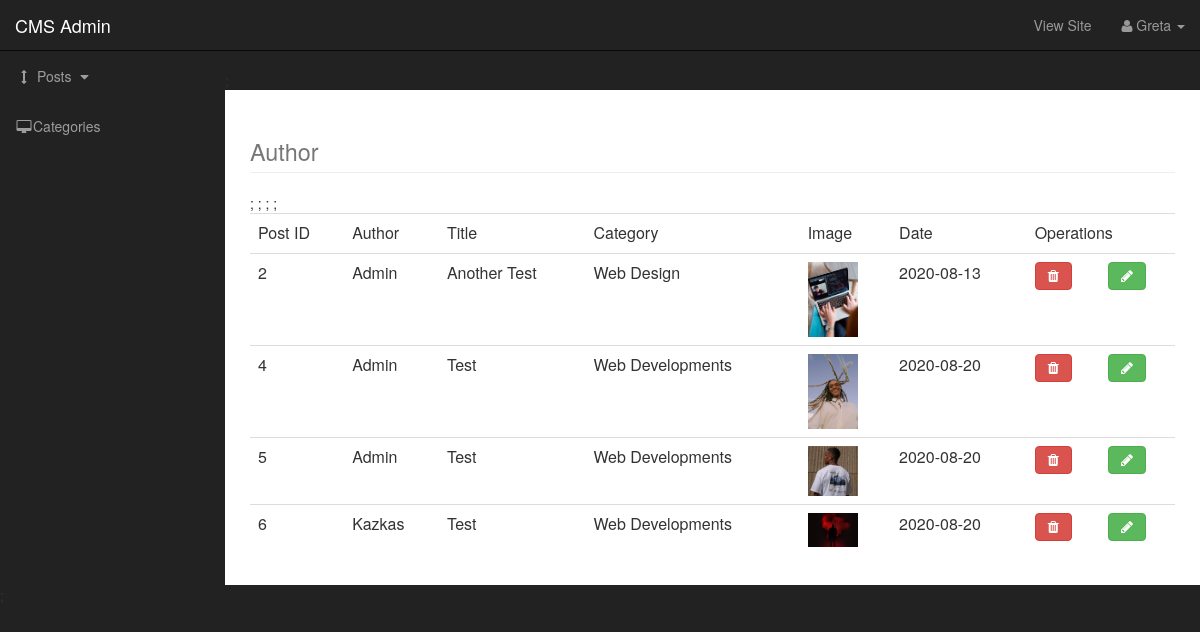
The page /admin/posts.php on the database its author committed.
### tables this page shows
CREATE TABLE `posts` (
  `post_id` int(11) NOT NULL,
  `post_cat_id` int(11) NOT NULL,
  `post_title` varchar(255) NOT NULL,
  `post_author` varchar(255) NOT NULL,
  `post_date` date NOT NULL,
  `post_image` text NOT NULL,
  `post_content` text NOT NULL,
  `post_tags` varchar(255) NOT NULL,
  `post_comment_count` int(11) NOT NULL,
  `post_status` varchar(255) NOT NULL DEFAULT 'draft'
);

CREATE TABLE `categories` (
  `cat_id` int(11) NOT NULL,
  `cat_title` varchar(300) NOT NULL
);

### admin/admin_includes/view_all_posts.php (the view, shortened to what this page needs)
<table class="table table-stripped">
    <tr>
        <td>Post ID</td>
        <td>Author</td>
        <td>Title</td>
        <td>Category</td>
        <td>Image</td>
        <td>Date</td>
        <td colspan="2">Operations</td>
    </tr>
    <tr>
    <?php
        $query = "select * from posts";
        $result = mysqli_query($conn,$query);
    while($row=mysqli_fetch_assoc($result)){
        $cat_id=$row['post_cat_id'];
    ?>
        <td><?php echo $row['post_id']; ?></td>
        <td><?php echo $row['post_author']; ?></td>
        <td><?php echo $row['post_title']; ?> </td>
        <?php
        $query = "select * from categories where cat_id = '$cat_id'";
        $data = mysqli_query($conn,$query);
        while($value = mysqli_fetch_assoc($data)){
            ?>
                    <td><?php echo $value['cat_title']; ?></td>
            <?php
        }
        ?>
        <td><img width="50" height="50" class="img-responsive" src="../images/<?php echo $row['post_image']; ?>"></td>
        <td><?php echo $row['post_date']; ?></td>
        <td><a href="posts.php?del=<?php echo $row['post_id'] ?>" class="btn btn-danger"><span class="fa fa-trash"></span></a></td>;
        <td><a href="posts.php?opt=edit_post&p_id=<?php echo $row['post_id'] ?>" class="btn btn-success"><span class="fa fa-pencil"></span></a></td>
    </tr>
    <?php
    }
    ?>
</table>

### admin/admin_includes/header.php (shortened to what this page needs)
<!DOCTYPE html>
<html lang="en">
<head>
    <link href="css/bootstrap.min.css" rel="stylesheet">
    <link href="css/sb-admin.css" rel="stylesheet">
    <link href="font-awesome/css/font-awesome.min.css" rel="stylesheet" type="text/css">
</head>

### admin/posts.php (shortened to what this page needs)
<?php require_once ('./admin_includes/header.php');?>
<body>
    <div id="wrapper">
                <?php require_once ('./admin_includes/nav.php')?>;
        <div id="page-wrapper">
            <div class="container-fluid">
                <div class="row">
                    <div class="col-lg-12">
                        <h1 class="page-header">
                            <small>Author</small>
                        </h1>
                            <?php
                            if(isset($_GET['opt'])){
                                $opt = $_GET['opt'];
                            }
                            else{
                                $opt= '';
                            }
                            switch($opt){
                                default:
                                require_once('admin_includes/view_all_posts.php');
                            break;
                            }
                            ?>
                    </div>
                </div>
            </div>
       </div>
                <?php require_once ('./admin_includes/footer.php')?>;

### admin/admin_includes/nav.php (shortened to what this page needs)
<nav class="navbar navbar-inverse navbar-fixed-top" role="navigation">
          <div class="navbar-header">
              <a class="navbar-brand" href="./index.php">CMS Admin</a>
          </div>
          <ul class="nav navbar-right top-nav">
              <li class="dropdown">
              <li><a href="../index.php">View Site</a></li>
              <li class="dropdown">
                  <a href="#" class="dropdown-toggle" data-toggle="dropdown"><i class="fa fa-user"></i> Greta <b class="caret"></b></a>
              </li>
          </ul>
          <div class="collapse navbar-collapse navbar-ex1-collapse">
              <ul class="nav navbar-nav side-nav">
                  <li>
                      <a href="javascript:;" data-toggle="collapse" data-target="#posts"><i class="fa fa-fw fa-arrows-v"></i> Posts <i class="fa fa-fw fa-caret-down"></i></a>
                  </li>
                  <li>
                      <a href="./categories.php"><i class="fa fa-fw fa-desktop"></i>Categories</a>
                  </li>
              </ul>
          </div>
          </nav>

### admin/admin_includes/footer.php (shortened to what this page needs)
    </div>
</body>
</html>

### admin/css/sb-admin.css (style rules this page uses)
body { margin-top: 100px; background-color: #222; }
@media (min-width:768px) { body { margin-top: 50px; } }
#wrapper { padding-left: 0; }
#page-wrapper { width: 100%; padding: 0; background-color: #fff; }
@media (min-width:768px) { #wrapper { padding-left: 225px; } }
@media (min-width:768px) { #page-wrapper { padding: 10px; } }
.top-nav { padding: 0 15px; }
.top-nav>li { display: inline-block; float: left; }
.top-nav>li>a { padding-top: 15px; padding-bottom: 15px; line-height: 20px; color: #999; }
@media (min-width:768px) { .side-nav { position: fixed; top: 51px; left: 225px; width: 225px; margin-left: -225px; border: none; border-radius: 0; overflow-y: auto; background-color: #222; } }
@media (min-width:768px) { .side-nav>li>a { width: 225px; } }

### rows shown on the page
posts: post_id "2", post_author "Admin", post_title "Another Test", post_image (picture), post_date "2020-08-13"
categories: cat_title "Web Design"
posts: post_id "4", post_author "Admin", post_title "Test", post_image (picture), post_date "2020-08-20"
categories: cat_title "Web Developments"
posts: post_id "5", post_author "Admin", post_title "Test", post_image (picture), post_date "2020-08-20"
posts: post_id "6", post_author "Kazkas", post_title "Test", post_image (picture), post_date "2020-08-20"
